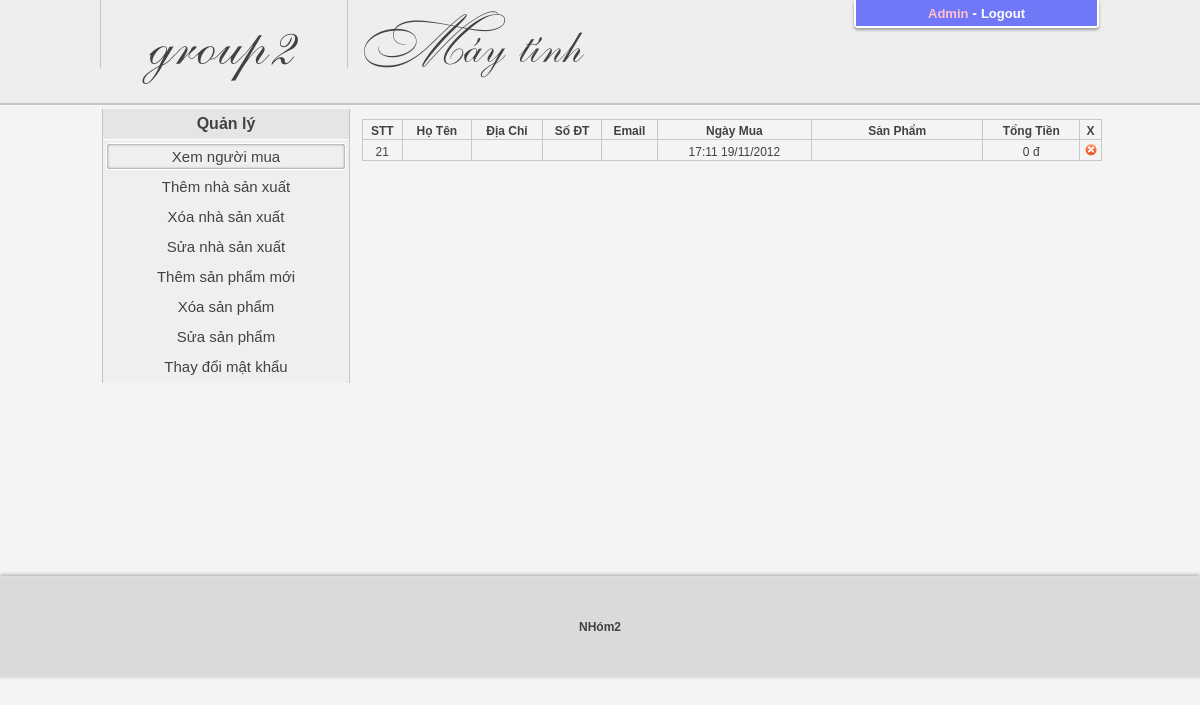
The app's page /Assignment_gd1/nhom2/admin.php?page=1 (signed in) with its own data.
### tables this page shows
CREATE TABLE IF NOT EXISTS `custom` (
  `c_id` int(11) NOT NULL AUTO_INCREMENT,
  `c_hoten` varchar(50) NOT NULL,
  `c_diachi` varchar(20) NOT NULL,
  `c_sodt` varchar(11) NOT NULL,
  `c_email` varchar(100) NOT NULL,
  `c_date` datetime NOT NULL,
  PRIMARY KEY (`c_id`)
);

### Assignment_gd1/nhom2/php/phpshowCustom.php (the view, shortened to what this page needs)
<div id="right">
    <table>
        <tr>
            <td>STT</td>
            <td>Họ Tên</td>
            <td>Địa Chỉ</td>
            <td>Số ĐT</td>
            <td>Email</td>
            <td>Ngày Mua</td>
            <td>Sản Phẩm</td>
            <td>Tổng Tiền</td>
            <td>X</td>
        </tr>
        <?php
            $sql_cus=mysql_query('select *,date_format(c_date,"%H:%m %d/%m/%Y") as c_date from custom');
            while($r_cus=mysql_fetch_assoc($sql_cus)){
                echo'
                <tr><td>'.$r_cus['c_id'].'</td>
                    <td>'.$r_cus['c_hoten'].'</td>
                    <td>'.$r_cus['c_diachi'].'</td>
                    <td>'.$r_cus['c_sodt'].'</td>
                    <td>'.$r_cus['c_email'].'</td>
                    <td>'.$r_cus['c_date'].'</td>
                    <td width="170">';
                    $r_tongtien=mysql_fetch_assoc(mysql_query('select sum(p.p_gia) as tongtien from mua m join product p on m.p_id=p.p_id where m.c_id="'.$r_cus['c_id'].'"'));
                    echo'<td>'.number_format($r_tongtien['tongtien'],0,'.','.').' đ</td>';
                    echo'</td>
                    <td><a class="xoa_sp" href="'.$r_cus['c_id'].'"><img src="img/del.png" height="12"/></a></td>
                </tr>';
            }
        ?>
    </table>
</div>

### Assignment_gd1/nhom2/style_p.css (style rules this page uses)
* { padding:0px;margin:0px;color:#424242;font-size:12px;font-family: arial; }
a { text-decoration: none; }
body { background-color:#f4f4f4; }
#right { margin-left: 260px;padding-top: 10px; }

### Assignment_gd1/nhom2/css/style_p.css (style rules this page uses)
* { padding:0px;margin:0px;color:#424242;font-size:12px;font-family: arial; }
a { text-decoration: none; }
body { background-color:#f4f4f4; }
#right { margin-left: 260px;padding-top: 10px; }

### Assignment_gd1/nhom2/admin.php (style rules this page uses)
#right table { width:740px;text-align: center;border-collapse: collapse;border-spacing: 0; }
#right table tr:first-child td { font-weight:bold; }
#right table td { border:#C9C9C9 solid 1px; }

### Assignment_gd1/nhom2/php/phpshowCustom.php (style rules this page uses)
table tr td { padding: 4px 0px 1px; }

### records on screen
custom: c_id "21", c_date "17:11 19/11/2012", tongtien "0"
